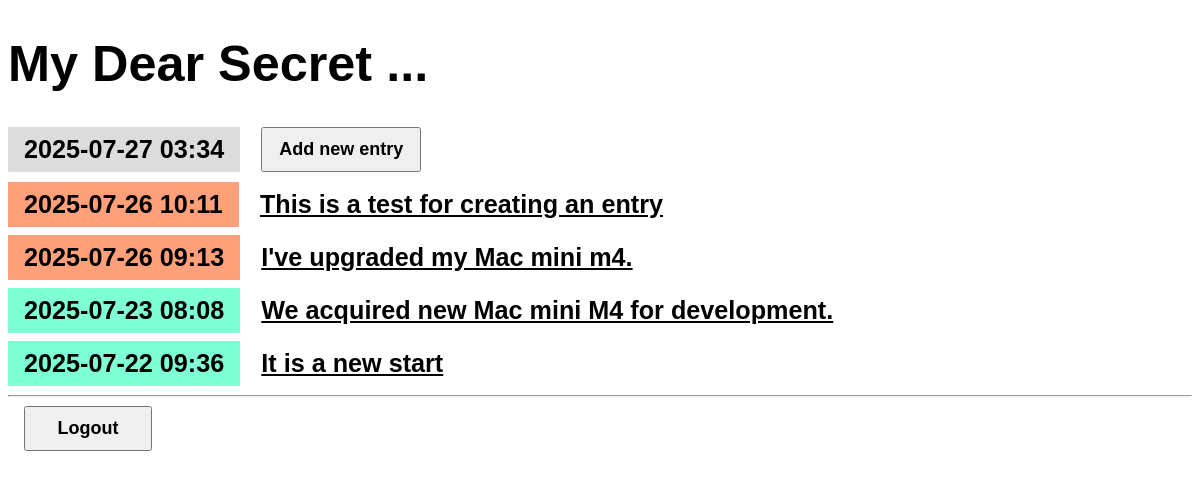
The app's page / (signed in), older data.
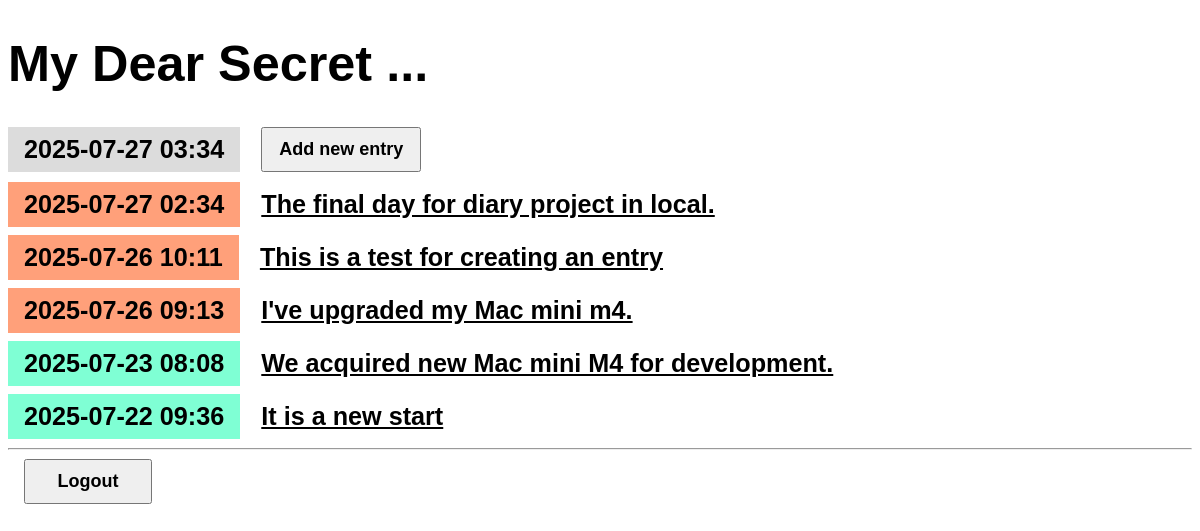
The same page, newer data.
### entries/models.py (models this page shows, shortened)
class Entry(models.Model):
    title = models.CharField(max_length = 200)
    content = models.TextField()
    date_created = models.DateTimeField(default=timezone.now)
    class Meta:
        verbose_name_plural = "Entries"

### entries/views.py (the view)
class EntryListView(LockedView,ListView):
    model = Entry
    queryset = Entry.objects.all().order_by("-date_created")

### entries/templates/entries/entry_list.html
{% extends "entries/base.html" %}
{% block content %}
<article>
    <h2 class="mark">{% now "Y-m-d H:i" %} </h2>
    <a href="{% url 'entry-create' %}"><button>Add new entry</button></a>
</article>
    {% for entry in entry_list %}
        <article>
            <h2 class="{{ entry.date_created|date:'l' }}">
                {{ entry.date_created|date:'Y-m-d H:i' }}
            </h2>
            <h3>
                <a href="{% url 'entry-detail' entry.id %}">
                    {{ entry.title }}
                </a>
            </h3>
        </article>
    {% endfor %}
{% endblock content %}

Row changes from the older to the newer data that the page shows:
added Entry: date_created "2025-07-27 02:34", title "The final day for diary project in local."
